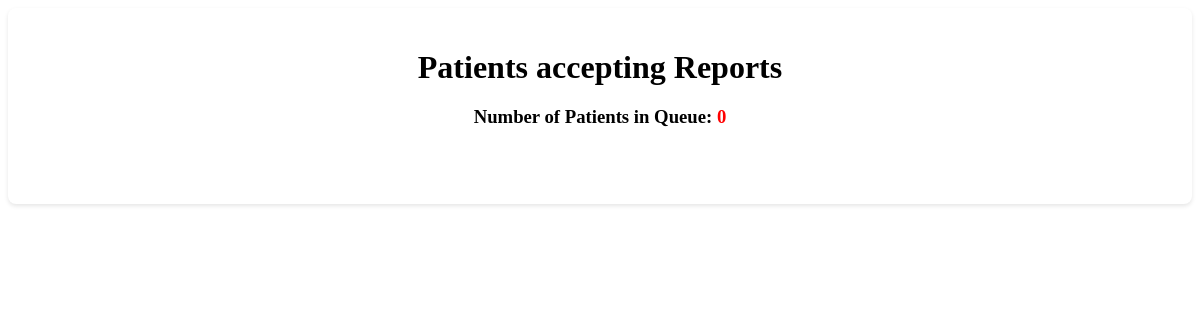
The app's page /MLT/produce-list.php, older data.
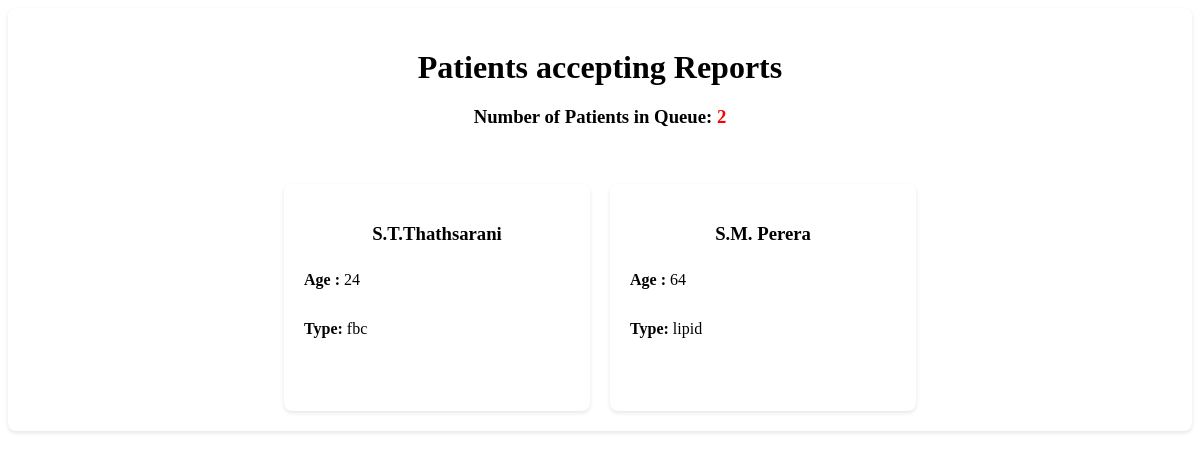
The same page, newer data.
### tables this page shows
CREATE TABLE IF NOT EXISTS `patients_details` (
  `id` int NOT NULL AUTO_INCREMENT,
  `patients_id` int DEFAULT NULL,
  `age` int DEFAULT NULL,
  `reception_id` varchar(50) DEFAULT NULL,
  `symptoms` text,
  `medical_report` text,
  `Prescriptions` text,
  `Prescriptions_date` datetime DEFAULT NULL,
  `doctor_id` varchar(50) DEFAULT NULL,
  `symptoms_date` datetime DEFAULT NULL,
  `medicine_status` varchar(50) DEFAULT 'pending',
  PRIMARY KEY (`id`),
  KEY `FK_patients_details_register_patients` (`patients_id`),
  KEY `FK_patients_details_register_reception` (`reception_id`),
  KEY `FK_patients_details_registered_doctor` (`doctor_id`),
  CONSTRAINT `FK_patients_details_register_patients` FOREIGN KEY (`patients_id`) REFERENCES `registered_patients` (`p_id`),
  CONSTRAINT `FK_patients_details_register_reception` FOREIGN KEY (`reception_id`) REFERENCES `registered_reception` (`id_num`),
  CONSTRAINT `FK_patients_details_registered_doctor` FOREIGN KEY (`doctor_id`) REFERENCES `registered_doctor` (`id_num`)
);

CREATE TABLE IF NOT EXISTS `registered_patients` (
  `p_id` int NOT NULL AUTO_INCREMENT,
  `name` varchar(50) DEFAULT NULL,
  `mobile` varchar(12) DEFAULT NULL,
  `email` varchar(50) DEFAULT NULL,
  `id_num` varchar(20) DEFAULT NULL,
  `address` text,
  `age` int DEFAULT NULL,
  `register_date` datetime DEFAULT NULL,
  `reception_id` varchar(50) DEFAULT NULL,
  PRIMARY KEY (`p_id`),
  KEY `FK_register_patients_register_reception` (`reception_id`),
  CONSTRAINT `FK_register_patients_register_reception` FOREIGN KEY (`reception_id`) REFERENCES `registered_reception` (`id_num`)
);

CREATE TABLE IF NOT EXISTS `bloodtest` (
  `id` int NOT NULL AUTO_INCREMENT,
  `patientDetails_id` int DEFAULT NULL,
  `reportName` varchar(150) DEFAULT NULL,
  `test_type` varchar(50) DEFAULT NULL,
  `issued_Date` datetime DEFAULT NULL,
  `mlt_id` varchar(50) DEFAULT NULL,
  PRIMARY KEY (`id`),
  KEY `FK_bloodtest_patients_details` (`patientDetails_id`),
  CONSTRAINT `FK_bloodtest_patients_details` FOREIGN KEY (`patientDetails_id`) REFERENCES `patients_details` (`id`)
);

### connection.php (called while the page is built, shortened)
<?php
class Database
{
    public static $connection;
    public static function SetUpConnection()
    {
        if (!isset(Database::$connection)) {
            Database::$connection = new mysqli(DB_HOST, DB_USER, DB_PASS, DB_NAME, DB_PORT);
        }
    }
    public static function search($q)
    {
        return Database::$connection->query($q);
    }
}

### MLT/produce-list.php (the view, shortened to what this page needs)
<head>
</head>
<body>
    <?php
    require_once "../connection.php";
    $totalTestResultSet = Database::search("SELECT COUNT(*) AS total FROM `bloodtest`  WHERE  (`reportName` IS NULL OR `reportName` = '')");
    $totalTestRow = $totalTestResultSet->fetch_assoc();
    $totalTestPatients = $totalTestRow['total'];
    ?>
    <div class="container">
        <h1>Patients accepting Reports</h1>
        <div class="queue-info">
            <h3>Number of Patients in Queue: <span style="color: red; font-weight: 900;" id="queueCount"><?php echo $totalTestPatients ?></span></h3>
        </div>
<br/><br/>
        <div class="patient-cards">
            <?php
            $patiientTestResultSet = Database::search("SELECT `bloodtest`.`test_type` AS `tsType`,`patients_details`.`id` AS `pid`, `registered_patients`.`name` AS `name`,`patients_details`.`age` AS `age`
  FROM `patients_details`
  INNER JOIN  `registered_patients` ON `registered_patients`.`p_id` = `patients_details`.`patients_id`
  INNER JOIN `bloodtest` ON `bloodtest`.`patientDetails_id` = `patients_details`.`id`
  WHERE `patients_details`.`Prescriptions` = '' AND (`bloodtest`.`reportName` IS NULL OR `bloodtest`.`reportName` = '')   LIMIT 4");
            $numTestRows = $patiientTestResultSet->num_rows;
            if ($numTestRows > 0) {
                while ($patientTestDetails = $patiientTestResultSet->fetch_assoc()) {
            ?>
                    <div class="patient-card">
                        <h3><?php echo $patientTestDetails["name"] ?></h3>
                        <p><strong>Age :</strong> <?php echo $patientTestDetails["age"] ?></p>
                        <p><strong>Type:</strong> <?php echo $patientTestDetails["tsType"] ?></p>
                        <button class="examine-btn" onclick="examinePatient('<?php echo $patientTestDetails['pid'] ?>','<?php echo $patientTestDetails['tsType'] ?>')">checking</button>
                    </div>
            <?php
                }
            }
            ?>
        </div>
    </div>
</body>

Row changes from the older to the newer data that the page shows:
added patients_details: patients.name "S.T.Thathsarani", age "24", bloodtest.test_type "fbc"
added patients_details: patients.name "S.M. Perera", age "64", bloodtest.test_type "lipid"
Text that changed along with them:
$totalTestPatients: "0" → "2"
